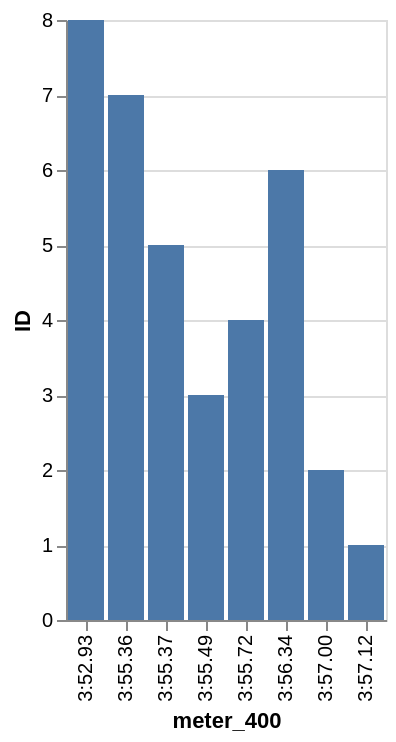

Vega-Lite specification for this chart:
### Vega-Lite specification from a JSON file in a GitHub repository (floating-point values rounded to 4 significant figures)
{"data": {"values": [{"x_data": "3:52.93", "y_data": 8}, {"x_data": "3:55.36", "y_data": 7}, {"x_data": "3:55.37", "y_data": 5}, {"x_data": "3:55.49", "y_data": 3}, {"x_data": "3:55.72", "y_data": 4}, {"x_data": "3:56.34", "y_data": 6}, {"x_data": "3:57.00", "y_data": 2}, {"x_data": "3:57.12", "y_data": 1}]}, "mark": "bar", "encoding": {"x": {"field": "x_data", "type": "nominal", "title": "meter_400", "sort": "ascending"}, "y": {"field": "y_data", "type": "quantitative", "title": "ID"}}}
